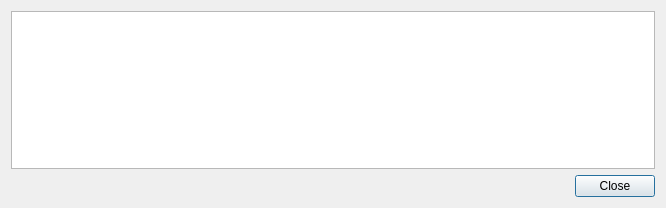
<?xml version="1.0" encoding="UTF-8"?>
<ui version="4.0">
 <class>PreProcessorGeoDataDataItem_ImportSettingDialog</class>
 <widget class="QDialog" name="PreProcessorGeoDataDataItem_ImportSettingDialog">
  <property name="geometry">
   <rect>
    <x>0</x>
    <y>0</y>
    <width>666</width>
    <height>208</height>
   </rect>
  </property>
  <property name="windowTitle">
   <string>Import Setting</string>
  </property>
  <layout class="QVBoxLayout" name="verticalLayout">
   <item>
    <widget class="QTableWidget" name="tableWidget">
     <property name="editTriggers">
      <set>QAbstractItemView::NoEditTriggers</set>
     </property>
     <property name="selectionMode">
      <enum>QAbstractItemView::SingleSelection</enum>
     </property>
    </widget>
   </item>
   <item>
    <widget class="QDialogButtonBox" name="buttonBox">
     <property name="orientation">
      <enum>Qt::Horizontal</enum>
     </property>
     <property name="standardButtons">
      <set>QDialogButtonBox::Close</set>
     </property>
    </widget>
   </item>
  </layout>
 </widget>
 <resources/>
 <connections>
  <connection>
   <sender>buttonBox</sender>
   <signal>accepted()</signal>
   <receiver>PreProcessorGeoDataDataItem_ImportSettingDialog</receiver>
   <slot>accept()</slot>
   <hints>
    <hint type="sourcelabel">
     <x>248</x>
     <y>254</y>
    </hint>
    <hint type="destinationlabel">
     <x>157</x>
     <y>274</y>
    </hint>
   </hints>
  </connection>
  <connection>
   <sender>buttonBox</sender>
   <signal>rejected()</signal>
   <receiver>PreProcessorGeoDataDataItem_ImportSettingDialog</receiver>
   <slot>reject()</slot>
   <hints>
    <hint type="sourcelabel">
     <x>316</x>
     <y>260</y>
    </hint>
    <hint type="destinationlabel">
     <x>286</x>
     <y>274</y>
    </hint>
   </hints>
  </connection>
 </connections>
</ui>
